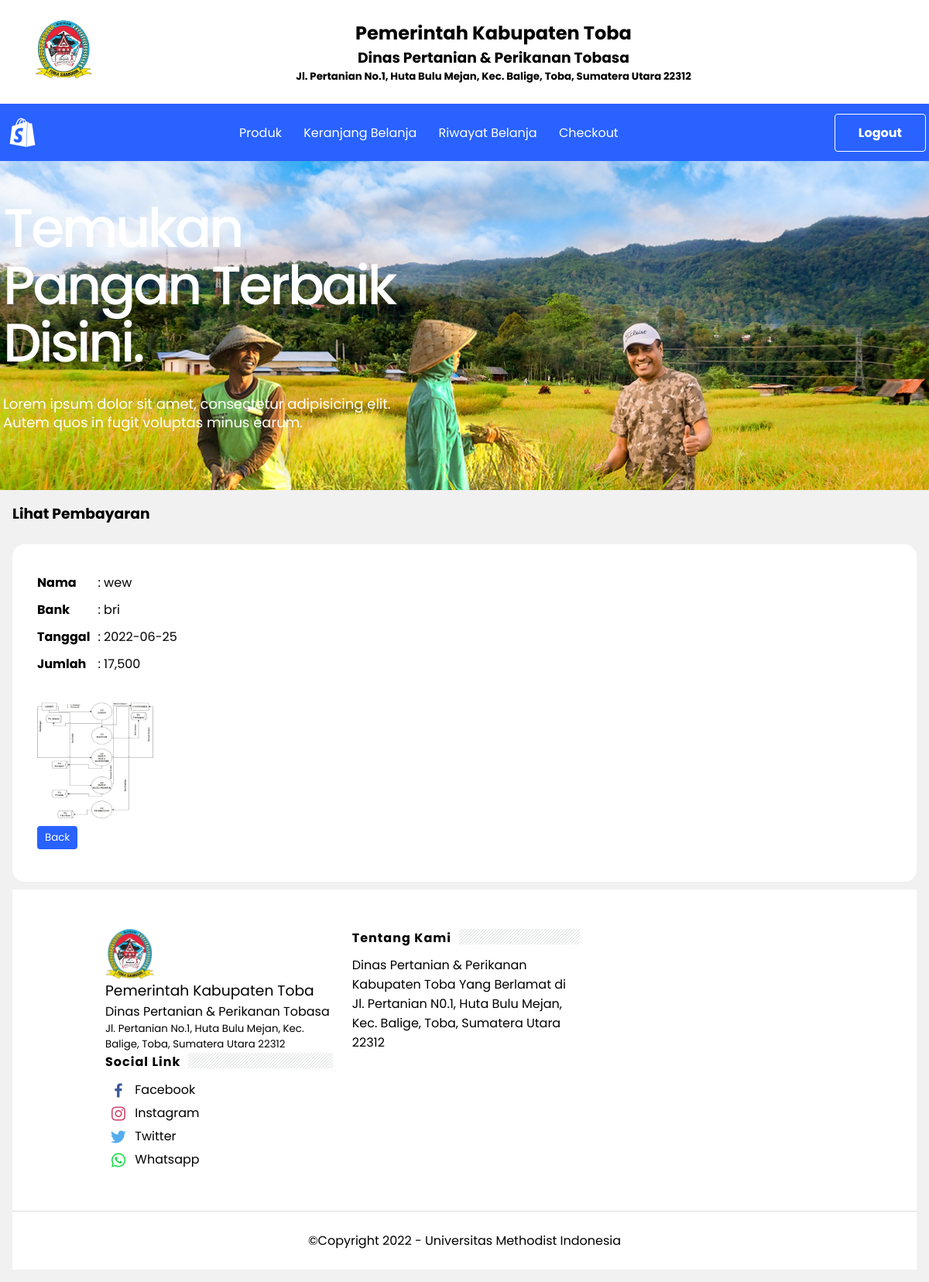
The app's page /lihat-pembayaran.php?id=142 with its own data.
### tables this page shows
CREATE TABLE `pembayaran` (
  `id_pembayaran` int(11) NOT NULL,
  `id_pembelian` int(11) NOT NULL,
  `nama` varchar(255) NOT NULL,
  `bank` varchar(255) NOT NULL,
  `jumlah` int(11) NOT NULL,
  `tanggal` date NOT NULL,
  `bukti` varchar(255) NOT NULL
);

### lihat-pembayaran.php (the view, shortened to what this page needs)
<?php
$koneksi =new mysqli("localhost","root","","db_hasilpertanian");
$idpembelian =$_GET["id"];
$ambil = $koneksi->query("SELECT * FROM pembayaran
							LEFT JOIN pembelian
								ON pembayaran.id_pembelian=pembelian.id_pembelian
							WHERE pembelian.id_pembelian='$idpembelian'");
$detbay = $ambil->fetch_assoc();
?>
<html>
<head>
<link rel="stylesheet" type="text/css" href="css/style.css">
	<link href='https://unpkg.com/boxicons@2.1.2/css/boxicons.min.css' rel='stylesheet'>
</head>
<body >
<div class='first-header'>
	<div class='header-logo-univ'>
<img src='logo-toba.png' width="75">
</div>
<div class="goverment-toba">
<h2>Pemerintah Kabupaten Toba</h2>
<h3>Dinas Pertanian & Perikanan Tobasa</h3>
<h5>Jl. Pertanian No.1, Huta Bulu Mejan, Kec. Balige, Toba, Sumatera Utara 22312</h5>
</div>
</div>
	<header class="header-wrapper bgcolor">
<div class="header-section section" id="header-section" name="Header"><div id="headerwrap">
<div class="header-widget">
<a class="header-logo-image" href="#">
<h1 id="header-title"><i class='bx bxl-shopify' style='font-size:50px'></i></h1>
</a>
</div>
</div><div class='linklist'>
<div class="menu-widget">
<span class="menu-item">
	<a href="produk.php">Produk</a>
</span>
<span class="menu-item">
	<a href="keranjang.php">Keranjang Belanja</a>
</span>
<span class="menu-item">
	<a href="riwayat.php">Riwayat Belanja</a>
</span>
<span class="menu-item">
	<a href="checkout.php">Checkout</a>
</span>
</div>
</div><div class='logout-button'><span class='logout-btn'><a href='logout1.php'>Logout</a></span></div></div>
</header>
	<div class='hero-content'>
<div class="jumbotron-content">
<div class="jumbotron-inner">
<h2 class="title">Temukan Pangan Terbaik Disini.</h2>
<p>Lorem ipsum dolor sit amet, consectetur adipisicing elit. Autem quos in fugit voluptas minus earum.</p>
</div>
</div>
</div>
<body>
<div class="container">
	<h3>Lihat Pembayaran</h3>
	<br/>
	<div class="row bg-white">
		<div class="col-md-6">
			<table class="table">
				<tr>
					<th>Nama</th>
					<td> : <?php echo $detbay["nama"];?></td>
				</tr>
				<tr>
					<th>Bank</th>
					<td> : <?php echo $detbay["bank"];?></td>
				</tr>
				<tr>
					<th>Tanggal</th>
					<td> : <?php echo $detbay["tanggal"];?></td>
				</tr>
				<tr>
					<th>Jumlah</th>
					<td> : <?php echo number_format($detbay["jumlah"]);?></td>
				</tr>
			</table>
		</div>
		<div class="col-md-6">
		<img class='bukti-img' src="bukti_pembayaran/<?php echo $detbay['bukti']?>">
	</div>
		<div class="col-md-6">
			<button class="btn btn-default" ><a style='color:#fff;' href='riwayat.php'>Back</a></button>
	</div>
</div>
<div id='footer'>
    <div class='footer-sections row'>
      <div class='sect-left' id='footer-sec1'><img src='logo-toba.png' width='64'/>
		<h3 style='font-weight:normal'>Pemerintah Kabupaten Toba</h3>
		  <h4 style='font-weight:normal'>Dinas Pertanian &amp; Perikanan Tobasa</h4>
		  <p><small>Jl. Pertanian No.1, Huta Bulu Mejan, Kec. Balige, Toba, Sumatera Utara 22312</small></p>
		</div>
      <div class='sect-left' id='footer-sec2'><h2> Tentang Kami</h2>Dinas Pertanian & Perikanan Kabupaten Toba Yang Berlamat di Jl. Pertanian N0.1, Huta Bulu Mejan, Kec. Balige, Toba, Sumatera Utara 22312</div>
		<div class='sect-left' id='footer-sec3'><h2>Social Link</h2>
			<ul class='list-style'>
			<li><i class='bx bxl-facebook' style='color:#3b5998'></i>
				<a href='#'>Facebook</a>
				</li>
				<li><i class='bx bxl-instagram' style='color:#cd486b'></i>
				<a href='#'>Instagram</a>
				</li>
				<li><i class='bx bxl-twitter' style='color:#55acee'  ></i>
					<a href='#'>Twitter</a>
				</li>
				<li><i class='bx bxl-whatsapp' style='color:#0EDB45'></i>
				<a href='#'>Whatsapp</a>
				</li>
			</ul>
		</div>
  </div>
	<div class='footer-copyright'><p>©Copyright 2022 - Universitas Methodist Indonesia</p></div>
	</div>
</body>
</html>

### css/style.css (style rules this page uses)
* { padding: 0; margin: 0; font-family: 'Poppins', sans-serif; }
body { font-family: 'Poppins', sans-serif; background: #fff; background-size: cover; overflow-x: hidden; }
a { color: inherit; text-decoration: none; }
span.logout-btn { color: #fff; border: thin solid #fff; padding: 12px 30px; border-radius: 4px; transition: all .5s ease; font-weight: bold; }
button.btn { padding: 5px 10px; margin:10px 0; background-color: #2962ff; border-radius:4px; color:#fff; border: none; cursor: pointer; }
.container { padding:1rem; padding:1rem; background:#f1f1f1; }
.container:after { content: ''; display: block; clear: both; }
.table { width: 100%; border-collapse: collapse; border:thin solid #dadce0; }
.table tr { height: 30px; }
.table tr td { padding: 5px 10px; }
#footer { background:#fff; padding:0; margin:10px 0 0 }
#footer h2:after { content: ''; display: inline-block; position: absolute; height: 20px; top: 0; margin: 1px 0 12px 10px; width: 100%; background: url("../repeat-bg.png")repeat; }
.footer-sections { overflow: hidden; margin: 0 auto; padding: 50px 120px; }
.sect-left { display:inline-block; float:left; width:31.655%; margin-right:25px; }
.sect-left:nth-child(3) { margin-right:0 }
.sect-left h2 { position: relative; background:none; overflow: hidden; padding: 0 0 10px 0; display: inline-block; -webkit-flex: 0 auto; -ms-flex: 0 auto; flex: 0 auto; margin: 0; font-size: 1rem; font-weight: 700; white-space: nowrap; width: 100%; letter-spacing: 1px; }
.list-style { list-style: none; }
#footer-sec3 ul li i { font-size: 24px; vertical-align: middle; margin:3px 5px; }
.footer-copyright { border-top: thin solid #dadce0; display:flex; justify-content: center; align-items: center; }
.footer-copyright { padding:25px 0; }
div.first-header { display:flex; margin:25px 45px; }
div.goverment-toba { text-align: center; margin: 0 auto; }
.header-wrapper { -webkit-box-align: center; -ms-flex-align: center; align-items: center; background-color:#2962ff; display: -webkit-box; display: -ms-flexbox; display: flex; left: 0; min-height: 74px; position:relative; right: 0; top: 0; z-index:2; }
.header-wrapper .header-section { -webkit-box-align: center; -ms-flex-align: center; align-items: center; display: inherit; -webkit-box-pack: justify; -ms-flex-pack: justify; justify-content: space-between; max-width: 1192px; margin: 0 auto; width: 100%; position: relative; }
.header-wrapper .header-section h1 { color :#fff; font-size:20px; text-transform:capitalize; }
.linklist { display: -webkit-box; display: -ms-flexbox; display: flex; -webkit-box-align: center; -ms-flex-align: center; align-items: center; -webkit-box-pack: center; -ms-flex-pack: center; justify-content: center; }
span.menu-item { margin-right: 24px; color:#fff; }
.bgcolor { transition: all .5s ease; }
.hero-content { background : url("../pertanian.jpg"); background-size: cover; background-position:center; }
.jumbotron-content { max-width: 1192px; margin: 0 auto; padding: 50px 0 50px 0; }
.jumbotron-inner { max-width: 550px; }
.jumbotron-inner h2.title { font-size: 70px; line-height: 74px; margin: 0; font-weight: 500; letter-spacing: -0.05em; color: #fff; }
.jumbotron-inner p { line-height: 24px; font-size: 18px; margin: 30px 0 25px; color: #fff; }
div.first-header { display:flex; }

### lihat-pembayaran.php (style rules this page uses)
table { border:none !important; border-collapse: none !important; margin-bottom:2rem; text-align:left; width:max-content !important; }
.table tr, table.table.table-bordered thead th, table.table.table-bordered tr td { font-weight:normal; }
.bg-white { background: #fff; padding: 2rem; border-radius: 1rem; }
img.bukti-img { width:150px; height:150px; border-radius:8px; }

### records on screen
pembayaran: nama "wew", bank "bri", tanggal "2022-06-25", jumlah "17,500", bukti (picture)
